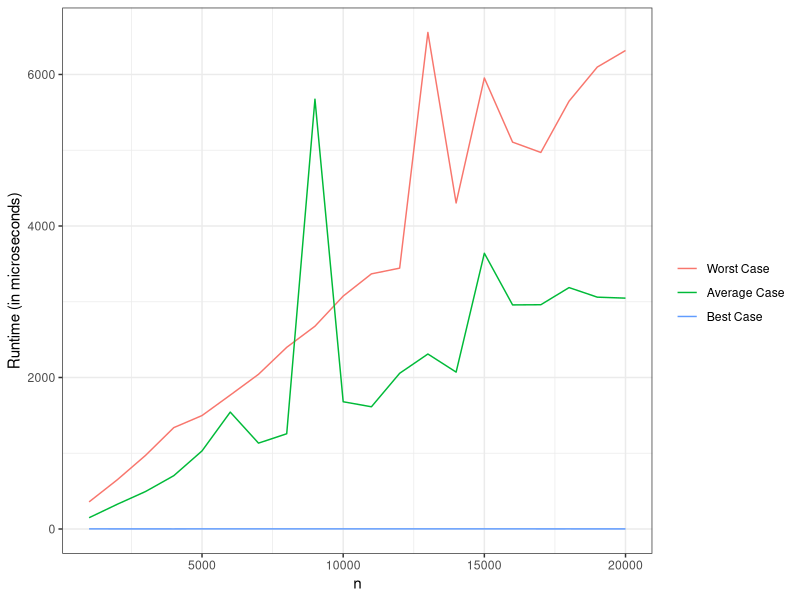

Recreate this plot in R.
library(ggplot2)
library(reshape)
library(microbenchmark)

isElement = function(xs, el) {
  for (x in xs) {
    if (identical(x, el))
      return(TRUE)
  }
  return(FALSE)
}

runtime = data.frame(n = 1000 * (1:20))

# worst case runtime
runtime$worst = sapply(runtime$n, function(x) summary(microbenchmark(isElement(1:x, x), unit = "us"))$mean)

# average case runtime
runtime$average = sapply(runtime$n, function(x) summary(microbenchmark(isElement(1:x, sample(x, 1)), unit = "us"))$mean)

# best case runtime
runtime$best = sapply(runtime$n, function(x) summary(microbenchmark(isElement(1:x, 1L), unit = "us"))$mean)

melted = melt(runtime, id.vars = "n")
names(melted) = c("n", "case", "runtime")
melted$case = as.factor(melted$case)
levels(melted$case) = c("Worst Case", "Average Case", "Best Case")

p = ggplot(melted, aes(x = n, y = runtime, group = case, colour = case)) + geom_line() + theme_bw()
p = p + labs(colour = "") + xlab("n") + ylab("Runtime (in microseconds)")
ggsave("figure_man/runtime.png", p, device = "png", width = 5, height = 3)
